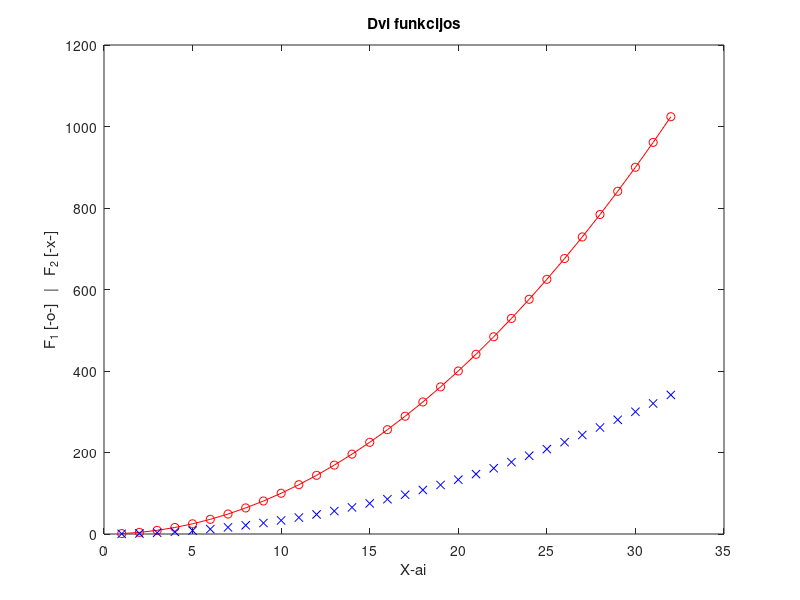

MATLAB code for this plot: (Note: this script raises an error after producing the figure.)
%Dziugas Sabulis
%EEF25/1
%14/09/2026

x = 1:32;
y = x.^2;

plot(x,y,'o-r',x,y/3,'xb')
title('Dvi funkcijos')
xlabel('X-ai')
ylabel('F_1 [-o-]   |   F_2 [-x-]')
%% 
help sin
doc plot
docsearch title
%% 
